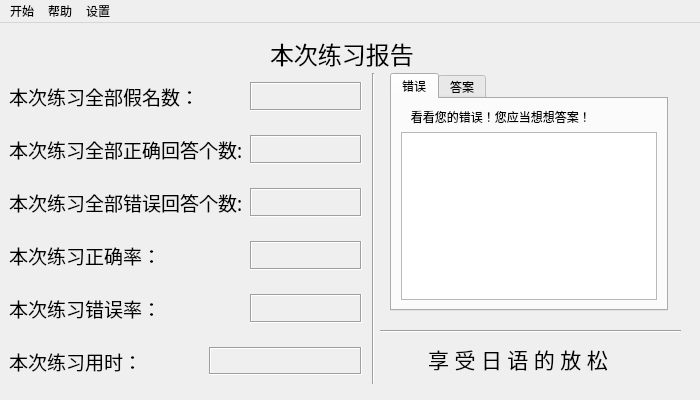
<?xml version="1.0" encoding="UTF-8"?>
<ui version="4.0">
 <class>ExerciseReport</class>
 <widget class="QMainWindow" name="ExerciseReport">
  <property name="geometry">
   <rect>
    <x>0</x>
    <y>0</y>
    <width>700</width>
    <height>400</height>
   </rect>
  </property>
  <property name="sizePolicy">
   <sizepolicy hsizetype="Fixed" vsizetype="Fixed">
    <horstretch>0</horstretch>
    <verstretch>0</verstretch>
   </sizepolicy>
  </property>
  <property name="minimumSize">
   <size>
    <width>700</width>
    <height>400</height>
   </size>
  </property>
  <property name="maximumSize">
   <size>
    <width>700</width>
    <height>400</height>
   </size>
  </property>
  <property name="windowTitle">
   <string>练习报告</string>
  </property>
  <property name="windowIcon">
   <iconset resource="resources.qrc">
    <normaloff>:/res/reportIcon.png</normaloff>:/res/reportIcon.png</iconset>
  </property>
  <widget class="QWidget" name="centralwidget">
   <widget class="QLabel" name="text_2">
    <property name="geometry">
     <rect>
      <x>270</x>
      <y>10</y>
      <width>151</width>
      <height>41</height>
     </rect>
    </property>
    <property name="font">
     <font>
      <family>方正粗黑宋简体</family>
      <pointsize>18</pointsize>
     </font>
    </property>
    <property name="text">
     <string>本次练习报告</string>
    </property>
   </widget>
   <widget class="QLabel" name="text_3">
    <property name="geometry">
     <rect>
      <x>50</x>
      <y>290</y>
      <width>141</width>
      <height>21</height>
     </rect>
    </property>
    <property name="text">
     <string/>
    </property>
   </widget>
   <widget class="QWidget" name="numericalOutPuts" native="true">
    <property name="geometry">
     <rect>
      <x>0</x>
      <y>50</y>
      <width>371</width>
      <height>311</height>
     </rect>
    </property>
    <layout class="QVBoxLayout" name="verticalLayout">
     <item>
      <widget class="QWidget" name="widget_2" native="true">
       <layout class="QHBoxLayout" name="horizontalLayout">
        <item>
         <widget class="QLabel" name="text_4">
          <property name="font">
           <font>
            <family>等线 Light</family>
            <pointsize>14</pointsize>
            <weight>50</weight>
            <bold>false</bold>
           </font>
          </property>
          <property name="text">
           <string>本次练习全部假名数：</string>
          </property>
         </widget>
        </item>
        <item>
         <spacer name="horizontalSpacer">
          <property name="orientation">
           <enum>Qt::Horizontal</enum>
          </property>
          <property name="sizeType">
           <enum>QSizePolicy::Fixed</enum>
          </property>
          <property name="sizeHint" stdset="0">
           <size>
            <width>45</width>
            <height>20</height>
           </size>
          </property>
         </spacer>
        </item>
        <item>
         <widget class="QLabel" name="allKanaNumOutput">
          <property name="font">
           <font>
            <family>等线 Light</family>
            <pointsize>14</pointsize>
            <weight>50</weight>
            <bold>false</bold>
           </font>
          </property>
          <property name="frameShape">
           <enum>QFrame::Box</enum>
          </property>
          <property name="frameShadow">
           <enum>QFrame::Sunken</enum>
          </property>
          <property name="text">
           <string/>
          </property>
         </widget>
        </item>
       </layout>
      </widget>
     </item>
     <item>
      <widget class="QWidget" name="widget" native="true">
       <layout class="QHBoxLayout" name="horizontalLayout_2">
        <item>
         <widget class="QLabel" name="text">
          <property name="font">
           <font>
            <family>等线 Light</family>
            <pointsize>14</pointsize>
            <weight>50</weight>
            <bold>false</bold>
           </font>
          </property>
          <property name="text">
           <string>本次练习全部正确回答个数:</string>
          </property>
         </widget>
        </item>
        <item>
         <spacer name="horizontalSpacer_2">
          <property name="orientation">
           <enum>Qt::Horizontal</enum>
          </property>
          <property name="sizeType">
           <enum>QSizePolicy::Fixed</enum>
          </property>
          <property name="sizeHint" stdset="0">
           <size>
            <width>1</width>
            <height>20</height>
           </size>
          </property>
         </spacer>
        </item>
        <item>
         <widget class="QLabel" name="allRightAnsNumOutput">
          <property name="font">
           <font>
            <family>等线 Light</family>
            <pointsize>14</pointsize>
            <weight>50</weight>
            <bold>false</bold>
           </font>
          </property>
          <property name="frameShape">
           <enum>QFrame::Box</enum>
          </property>
          <property name="frameShadow">
           <enum>QFrame::Sunken</enum>
          </property>
          <property name="text">
           <string/>
          </property>
         </widget>
        </item>
       </layout>
      </widget>
     </item>
     <item>
      <widget class="QWidget" name="widget_3" native="true">
       <layout class="QHBoxLayout" name="horizontalLayout_3">
        <item>
         <widget class="QLabel" name="text_5">
          <property name="font">
           <font>
            <family>等线 Light</family>
            <pointsize>14</pointsize>
            <weight>50</weight>
            <bold>false</bold>
           </font>
          </property>
          <property name="text">
           <string>本次练习全部错误回答个数:</string>
          </property>
         </widget>
        </item>
        <item>
         <spacer name="horizontalSpacer_3">
          <property name="orientation">
           <enum>Qt::Horizontal</enum>
          </property>
          <property name="sizeType">
           <enum>QSizePolicy::Fixed</enum>
          </property>
          <property name="sizeHint" stdset="0">
           <size>
            <width>1</width>
            <height>20</height>
           </size>
          </property>
         </spacer>
        </item>
        <item>
         <widget class="QLabel" name="allFalseAnsNumOutput">
          <property name="font">
           <font>
            <family>等线 Light</family>
            <pointsize>14</pointsize>
            <weight>50</weight>
            <bold>false</bold>
           </font>
          </property>
          <property name="frameShape">
           <enum>QFrame::Box</enum>
          </property>
          <property name="frameShadow">
           <enum>QFrame::Sunken</enum>
          </property>
          <property name="text">
           <string/>
          </property>
         </widget>
        </item>
       </layout>
      </widget>
     </item>
     <item>
      <widget class="QWidget" name="widget_4" native="true">
       <layout class="QHBoxLayout" name="horizontalLayout_4">
        <item>
         <widget class="QLabel" name="text_6">
          <property name="font">
           <font>
            <family>等线 Light</family>
            <pointsize>14</pointsize>
            <weight>50</weight>
            <bold>false</bold>
           </font>
          </property>
          <property name="text">
           <string>本次练习正确率：</string>
          </property>
         </widget>
        </item>
        <item>
         <spacer name="horizontalSpacer_4">
          <property name="orientation">
           <enum>Qt::Horizontal</enum>
          </property>
          <property name="sizeType">
           <enum>QSizePolicy::Fixed</enum>
          </property>
          <property name="sizeHint" stdset="0">
           <size>
            <width>83</width>
            <height>20</height>
           </size>
          </property>
         </spacer>
        </item>
        <item>
         <widget class="QLabel" name="rightAnsPercentOutput">
          <property name="font">
           <font>
            <family>等线 Light</family>
            <pointsize>14</pointsize>
            <weight>50</weight>
            <bold>false</bold>
           </font>
          </property>
          <property name="frameShape">
           <enum>QFrame::Box</enum>
          </property>
          <property name="frameShadow">
           <enum>QFrame::Sunken</enum>
          </property>
          <property name="text">
           <string/>
          </property>
         </widget>
        </item>
       </layout>
      </widget>
     </item>
     <item>
      <widget class="QWidget" name="widget_5" native="true">
       <layout class="QHBoxLayout" name="horizontalLayout_5">
        <item>
         <widget class="QLabel" name="text_7">
          <property name="font">
           <font>
            <family>等线 Light</family>
            <pointsize>14</pointsize>
            <weight>50</weight>
            <bold>false</bold>
           </font>
          </property>
          <property name="text">
           <string>本次练习错误率：</string>
          </property>
         </widget>
        </item>
        <item>
         <spacer name="horizontalSpacer_5">
          <property name="orientation">
           <enum>Qt::Horizontal</enum>
          </property>
          <property name="sizeType">
           <enum>QSizePolicy::Fixed</enum>
          </property>
          <property name="sizeHint" stdset="0">
           <size>
            <width>83</width>
            <height>20</height>
           </size>
          </property>
         </spacer>
        </item>
        <item>
         <widget class="QLabel" name="falseAnsPercentOutput">
          <property name="font">
           <font>
            <family>等线 Light</family>
            <pointsize>14</pointsize>
            <weight>50</weight>
            <bold>false</bold>
           </font>
          </property>
          <property name="frameShape">
           <enum>QFrame::Box</enum>
          </property>
          <property name="frameShadow">
           <enum>QFrame::Sunken</enum>
          </property>
          <property name="text">
           <string/>
          </property>
         </widget>
        </item>
       </layout>
      </widget>
     </item>
     <item>
      <widget class="QWidget" name="widget_6" native="true">
       <layout class="QHBoxLayout" name="horizontalLayout_6">
        <item>
         <widget class="QLabel" name="label_8">
          <property name="font">
           <font>
            <family>等线 Light</family>
            <pointsize>14</pointsize>
            <weight>50</weight>
            <bold>false</bold>
           </font>
          </property>
          <property name="text">
           <string>本次练习用时：</string>
          </property>
         </widget>
        </item>
        <item>
         <spacer name="horizontalSpacer_6">
          <property name="orientation">
           <enum>Qt::Horizontal</enum>
          </property>
          <property name="sizeType">
           <enum>QSizePolicy::Fixed</enum>
          </property>
          <property name="sizeHint" stdset="0">
           <size>
            <width>40</width>
            <height>20</height>
           </size>
          </property>
         </spacer>
        </item>
        <item>
         <widget class="QLabel" name="usedTimeOutput">
          <property name="font">
           <font>
            <family>等线 Light</family>
            <pointsize>14</pointsize>
            <weight>50</weight>
            <bold>false</bold>
           </font>
          </property>
          <property name="frameShape">
           <enum>QFrame::Box</enum>
          </property>
          <property name="frameShadow">
           <enum>QFrame::Sunken</enum>
          </property>
          <property name="text">
           <string/>
          </property>
         </widget>
        </item>
       </layout>
      </widget>
     </item>
    </layout>
   </widget>
   <widget class="Line" name="line">
    <property name="geometry">
     <rect>
      <x>363</x>
      <y>50</y>
      <width>20</width>
      <height>311</height>
     </rect>
    </property>
    <property name="orientation">
     <enum>Qt::Vertical</enum>
    </property>
   </widget>
   <widget class="Line" name="line_2">
    <property name="geometry">
     <rect>
      <x>380</x>
      <y>300</y>
      <width>301</width>
      <height>16</height>
     </rect>
    </property>
    <property name="orientation">
     <enum>Qt::Horizontal</enum>
    </property>
   </widget>
   <widget class="QTabWidget" name="mistakesAndAns">
    <property name="geometry">
     <rect>
      <x>390</x>
      <y>50</y>
      <width>278</width>
      <height>238</height>
     </rect>
    </property>
    <property name="currentIndex">
     <number>0</number>
    </property>
    <widget class="QWidget" name="mistakesOutPut">
     <attribute name="title">
      <string>错误</string>
     </attribute>
     <layout class="QVBoxLayout" name="verticalLayout_3">
      <item>
       <widget class="QLabel" name="label">
        <property name="text">
         <string>   看看您的错误！您应当想想答案！</string>
        </property>
       </widget>
      </item>
      <item>
       <widget class="QListWidget" name="outputArea1"/>
      </item>
     </layout>
    </widget>
    <widget class="QWidget" name="answer">
     <attribute name="title">
      <string>答案</string>
     </attribute>
     <layout class="QVBoxLayout" name="verticalLayout_2">
      <item>
       <widget class="QLabel" name="label_2">
        <property name="text">
         <string>  您想出答案了吗？</string>
        </property>
       </widget>
      </item>
      <item>
       <widget class="QListWidget" name="outputArea2"/>
      </item>
     </layout>
    </widget>
   </widget>
   <widget class="QLabel" name="showBg">
    <property name="geometry">
     <rect>
      <x>0</x>
      <y>0</y>
      <width>700</width>
      <height>400</height>
     </rect>
    </property>
    <property name="text">
     <string/>
    </property>
   </widget>
   <widget class="QLabel" name="label_3">
    <property name="geometry">
     <rect>
      <x>390</x>
      <y>320</y>
      <width>271</width>
      <height>31</height>
     </rect>
    </property>
    <property name="font">
     <font>
      <family>方正粗黑宋简体</family>
      <pointsize>16</pointsize>
     </font>
    </property>
    <property name="text">
     <string>       享 受 日 语 的 放 松</string>
    </property>
   </widget>
   <zorder>showBg</zorder>
   <zorder>text_2</zorder>
   <zorder>text_3</zorder>
   <zorder>numericalOutPuts</zorder>
   <zorder>line</zorder>
   <zorder>line_2</zorder>
   <zorder>mistakesAndAns</zorder>
   <zorder>label_3</zorder>
  </widget>
  <widget class="QMenuBar" name="menubar">
   <property name="geometry">
    <rect>
     <x>0</x>
     <y>0</y>
     <width>700</width>
     <height>21</height>
    </rect>
   </property>
   <widget class="QMenu" name="menu">
    <property name="title">
     <string>开始</string>
    </property>
    <addaction name="actionExit"/>
   </widget>
   <widget class="QMenu" name="menu_2">
    <property name="title">
     <string>帮助</string>
    </property>
    <addaction name="actionHelp"/>
   </widget>
   <widget class="QMenu" name="menu_3">
    <property name="title">
     <string>设置</string>
    </property>
    <addaction name="actionSetting"/>
   </widget>
   <addaction name="menu"/>
   <addaction name="menu_2"/>
   <addaction name="menu_3"/>
  </widget>
  <action name="actionExit">
   <property name="icon">
    <iconset resource="resources.qrc">
     <normaloff>:/res/Exit.png</normaloff>:/res/Exit.png</iconset>
   </property>
   <property name="text">
    <string>退出</string>
   </property>
   <property name="shortcut">
    <string/>
   </property>
  </action>
  <action name="actionHelp">
   <property name="icon">
    <iconset resource="resources.qrc">
     <normaloff>:/res/helpIcon.png</normaloff>:/res/helpIcon.png</iconset>
   </property>
   <property name="text">
    <string>查看帮助</string>
   </property>
  </action>
  <action name="actionSetting">
   <property name="icon">
    <iconset resource="resources.qrc">
     <normaloff>:/res/settingIcon.png</normaloff>:/res/settingIcon.png</iconset>
   </property>
   <property name="text">
    <string>设置背景音乐和背景</string>
   </property>
  </action>
 </widget>
 <resources>
  <include location="resources.qrc"/>
 </resources>
 <connections/>
</ui>
